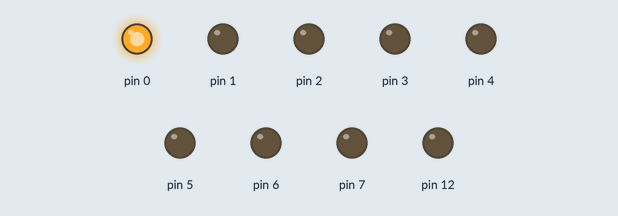
Bench run of a sketch on a simulated Arduino Uno, built with avr-gcc and run on an emulated ATmega328P. Shown: output pins drawn as LEDs (lit = HIGH).

Above: at 0.5 s.
At 1.5 s:
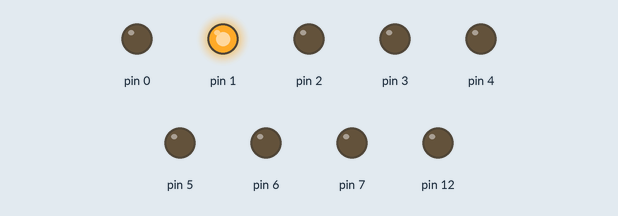
At 5.5 s:
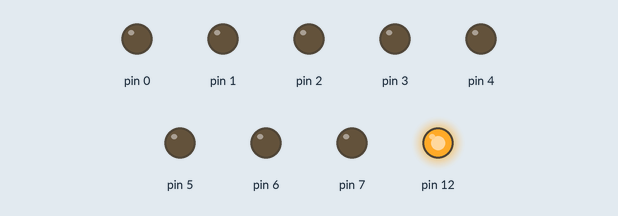
Timing chart, 0 to 6.9 s (numbered marks = the images above):
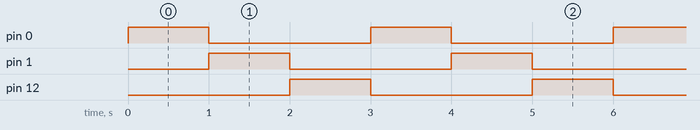

The sketch:

7.1.ino
```cpp
#include <avr/io.h>
#include <util/delay.h>
#define setbit(x,y)(x|=y)
#define clearbit(x,y)(x&=~y)
#define bitn(p)(0x01<<(p))

int main (void)
{
  setbit(DDRD, 0xFF);
  setbit(DDRB, bitn(4));

  while(true)
  {
    setbit(PORTD, bitn(0));
    _delay_ms(1000);
    clearbit(PORTD, bitn(0));
    setbit(PORTD, bitn(1));
    _delay_ms(1000);
    clearbit(PORTD, bitn(1));
    setbit(PORTB, bitn(4));
    _delay_ms(1000);
    clearbit(PORTB, bitn(4));
  }
}
```

Measured:
- by itself, pin 0, pin 1, pin 12: alternates HIGH for 1.0 s and LOW for 2.0 s
- by itself, everything shown: repeats every 3.0 s, in 3 steps
